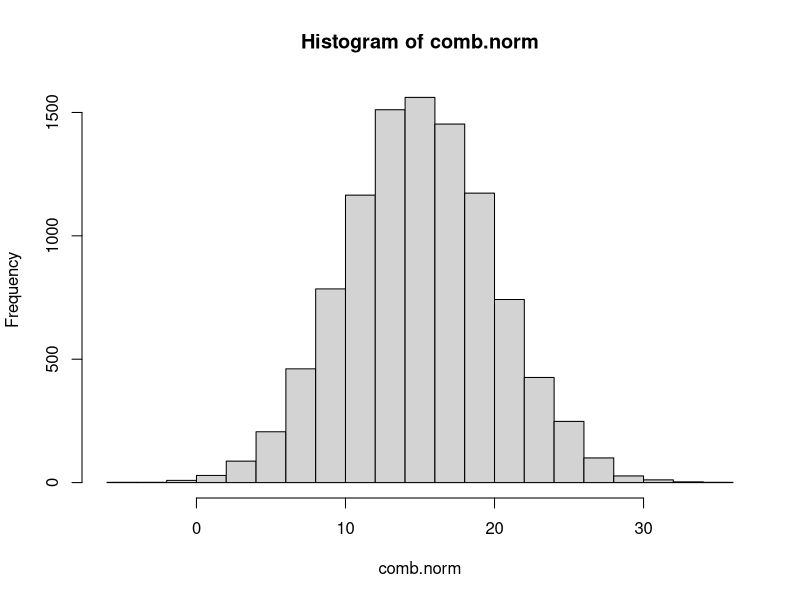
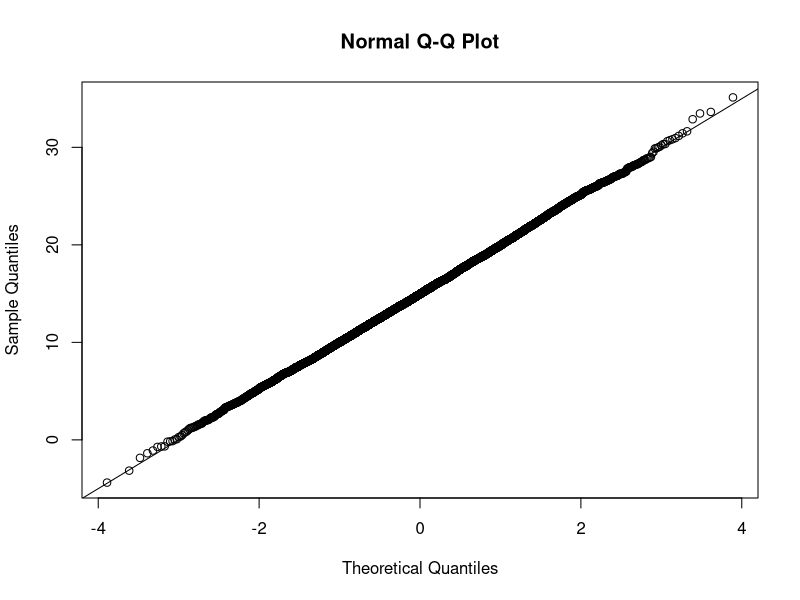
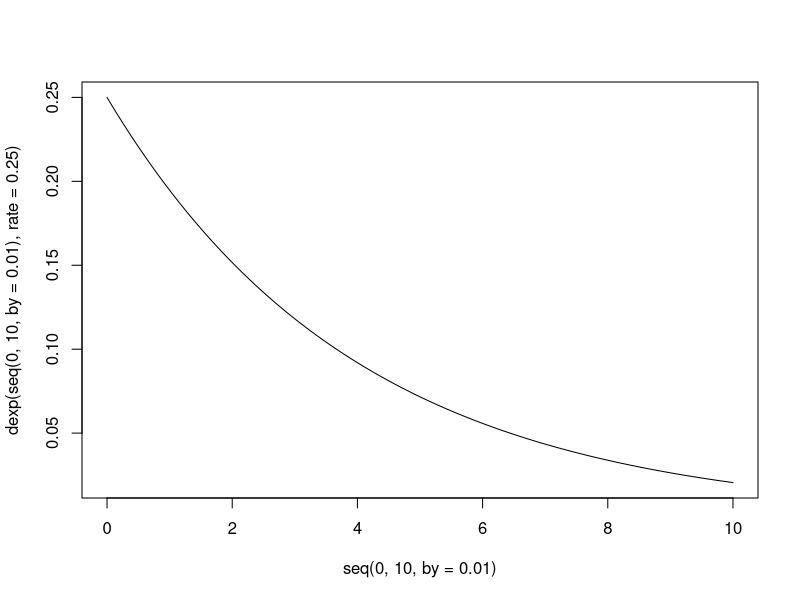
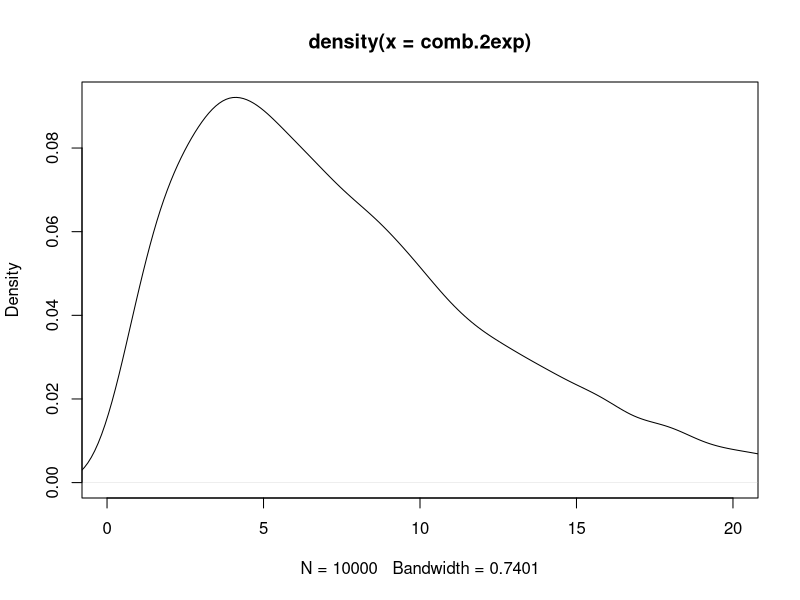
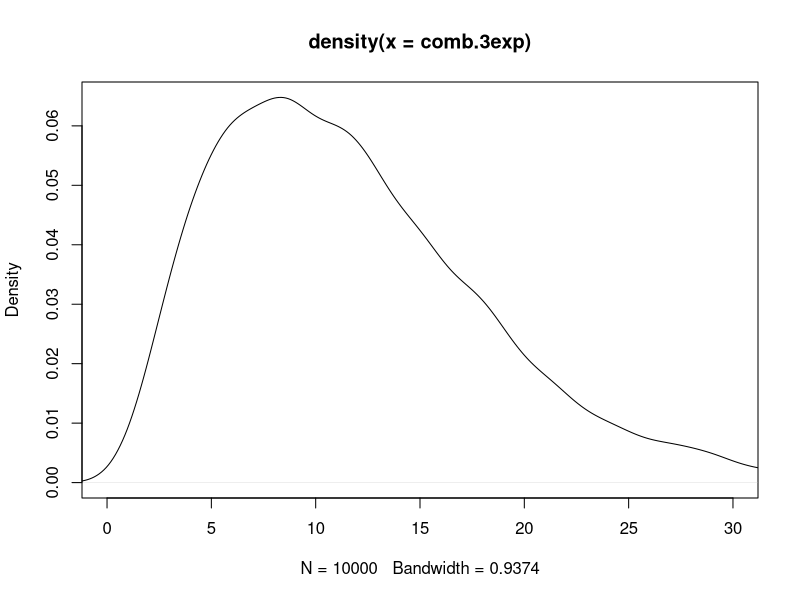
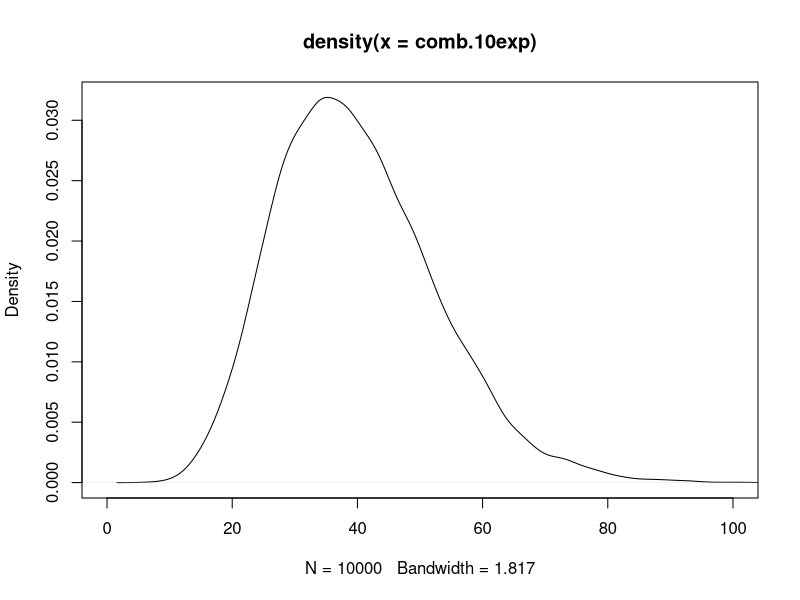
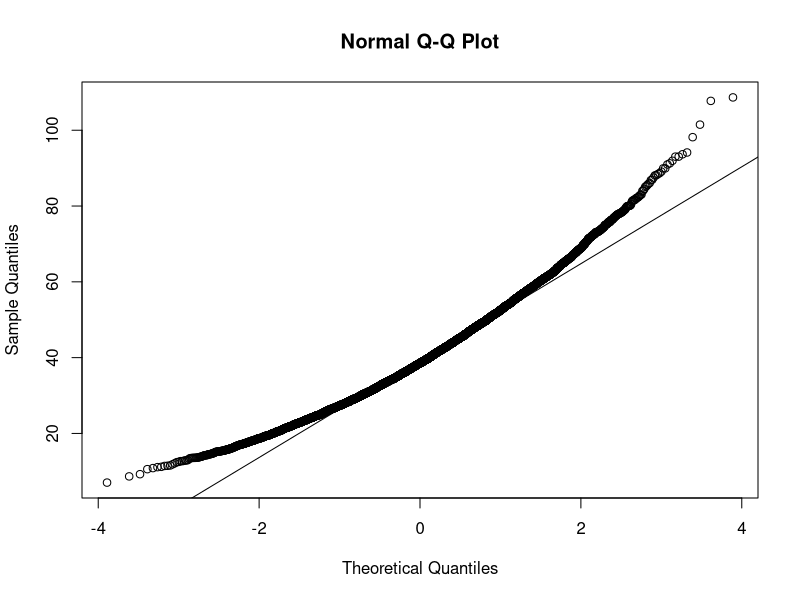
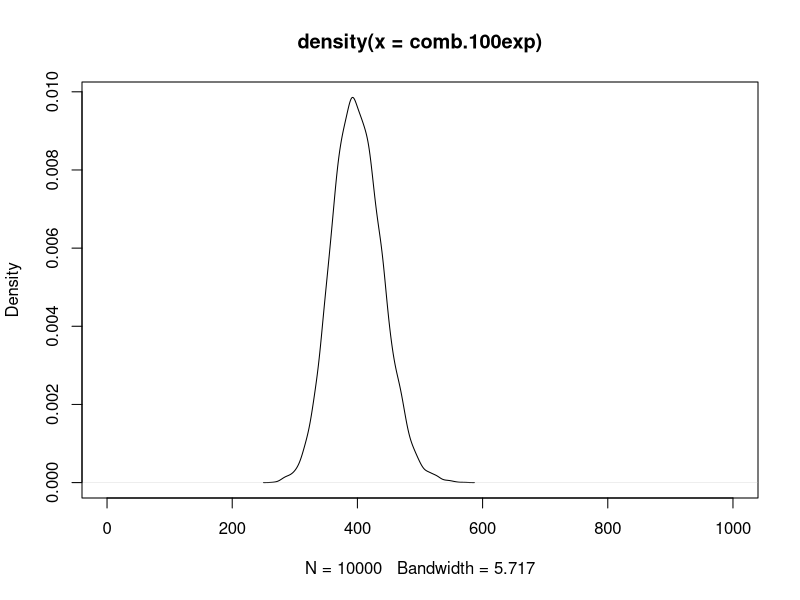

Reproduce these figures in R, in order.
## ---- chunk 1
comb.norm = rnorm(10000,mean=5,sd=3) + rnorm(10000,mean=10,sd=4)
mean(comb.norm)
sd(comb.norm)
## ---- chunk 2
hist(comb.norm)
## ---- chunk 3
qqnorm(comb.norm)
qqline(comb.norm)
## ---- chunk 4
sing.exp = rexp(10000,rate=.25) #what do you think the rexp command is doing?
mean(sing.exp)
sd(sing.exp)
## ---- chunk 5
plot(seq(0,10,by=.01),dexp(seq(0,10,by=.01),rate=.25),type = 'l')
## ---- chunk 6
comb.2exp = rexp(10000,rate = .25) + rexp(10000,rate = .25)
## ---- chunk 7
mean(comb.2exp)
## ---- chunk 8
sd(comb.2exp)
## ---- chunk 9
plot(density(comb.2exp),xlim = c(0,20))
## ---- chunk 10
comb.3exp = rexp(10000,rate = .25) + rexp(10000,rate = .25) + rexp(10000,rate = .25)
## ---- chunk 11
mean(comb.3exp)
sd(comb.3exp)
## ---- chunk 12
plot(density(comb.3exp),xlim = c(0,30))
## ---- chunk 13
comb.10exp = replicate(10000,sum(rexp(10,rate = .25)))
## ---- chunk 14
mean(comb.10exp)
sd(comb.10exp)
## ---- chunk 15
plot(density(comb.10exp),xlim = c(0,100))
## ---- chunk 16
qqnorm(comb.10exp)
qqline(comb.10exp)
## ---- chunk 17
comb.100exp = replicate(10000,sum(rexp(100,rate = .25)))
## ---- chunk 18
mean(comb.100exp)
sd(comb.100exp)
## ---- chunk 19
plot(density(comb.100exp),xlim = c(0,1000))
## ---- chunk 20
qqnorm(comb.100exp)
qqline(comb.100exp)
## ---- chunk 21
mean.exp = comb.100exp/100
mean(mean.exp) # Should be ~4
sd(mean.exp) # Should be ~ 0.4 (4 / sqrt(100))
hist(mean.exp) # Looks pretty normal...
## ---- chunk 22
mean(rnorm(20,mean = 1, sd = 3))
## ---- chunk 23
mean(rnorm(20,mean = 1, sd = 3))
## ---- chunk 24
lots.o.samples = replicate(10000,mean(rnorm(20,mean=1,sd=3)))
## ---- chunk 25
mean(lots.o.samples)
## ---- chunk 26
hist(lots.o.samples, breaks = seq(-4,6,by=.1))
## ---- chunk 27
sd(lots.o.samples)
## ---- chunk 28
3/sqrt(20)
## ---- chunk 29
lots.o.samples = replicate(10000,mean(rnorm(100,mean=1,sd=3)))
hist(lots.o.samples, breaks = seq(-4,6,by=.1))
mean(lots.o.samples) # ~1
sd(lots.o.samples) # ~ 3/sqrt(100) = 0.3
## ---- chunk 30
hist(lots.o.samples,breaks = seq(-6,8,by=.1),xlim = c(-4,6),ylim=c(0,1500),main = 'n = 5')
lots.o.samples = replicate(10000,mean(rnorm(20,mean=1,sd=3)))
hist(lots.o.samples,breaks = seq(-6,8,by=.1),xlim = c(-4,6),ylim=c(0,1500),main = 'n = 20')
lots.o.samples = replicate(10000,mean(rnorm(100,mean=1,sd=3)))
hist(lots.o.samples,breaks = seq(-6,8,by=.1),xlim = c(-4,6),ylim=c(0,1500),main = 'n = 100')
par(mfrow = c(1,1))
## ---- chunk 31
mean(runif(20))
## ---- chunk 32
lots.o.samples = replicate(10000,mean(runif(20)))
## ---- chunk 33
hist(lots.o.samples,breaks = seq(0,1,by=.01))
## ---- chunk 34
mean(lots.o.samples)
sd(lots.o.samples)
## ---- chunk 35
0.288/sqrt(20)
## ---- chunk 36
lots.o.samples = replicate(10000,mean(runif(100)))
hist(lots.o.samples,breaks = seq(0,1,by=.01))
sd(lots.o.samples) # .288/sqrt(100) = .0288
## ---- chunk 37
qqnorm(lots.o.samples)
qqline(lots.o.samples)
## ---- chunk 38
dodd = function(x) {
  if(length(x) > 1) {return(sapply(x,dodd))}
  if(x < 0) {return(0)}
  else if (x < .1) {return(2)}
  else if (x < .4) {return(0)}
  else if (x < .6) {return(10*(x-.4))}
  else if (x < .7) {return(0)}
  else if (x < .8) {return(4)}
  else if (x < .9) {return(0)}
  else if (x < 1) {return(40*(1-x))}
  else {return(0)}
}
## ---- chunk 39
plot(seq(-.1,1.1,by=.001),dodd(seq(-.1,1.1,by=.001)),type='l',ylab='f(x)',xlab='x')
## ---- chunk 40
rodd = function(n) {
  return(dodd(runif(n)))
}
## ---- chunk 41
rodd(1)
## ---- chunk 42
lots.o.samples = replicate(10000,mean(rodd(20)))
hist(lots.o.samples, breaks = seq(0,4,by=.1),xlim = c(0,2.5))
## ---- chunk 43
lots.o.samples = replicate(10000,mean(rodd(100)))
hist(lots.o.samples, breaks = seq(0,4,by=.1),xlim = c(0,2.5))
mean(lots.o.samples) # ~ 1
sd(lots.o.samples) # ~ 1.34/sqrt(100) = .134
## ---- chunk 44
lots.o.samples = replicate(10000,mean(rodd(5)))
hist(lots.o.samples, breaks = seq(0,4,by=.1),xlim = c(0,2.5))
## ---- chunk 45
par(mfrow = c(2,3))
for(n in seq(5,30,by=5)) {
  samps = replicate(10000,mean(rodd(n)))
  title = paste('n=',n)
  hist(samps, breaks = seq(0,4,by=.1),xlim = c(0,2.5), main=title)
}
par(mfrow = c(1,1))
## ---- chunk 46
par(mfrow = c(2,3))
for(n in seq(5,30,by=5)) {
  samps = replicate(10000,mean(rodd(n)))
  title = paste('n=',n)
  qqnorm(samps, main=title)
  qqline(samps)
}
par(mfrow = c(1,1))
